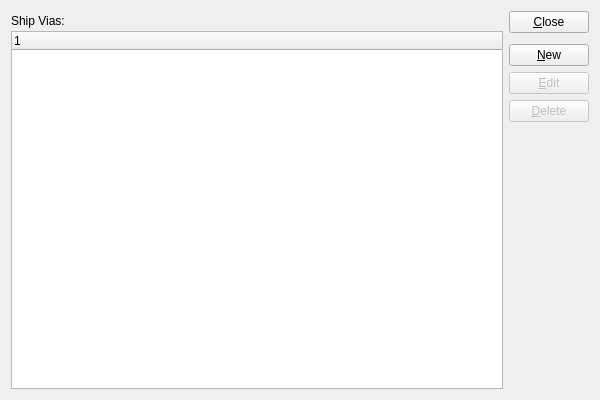
<?xml version="1.0" encoding="UTF-8"?>
<ui version="4.0">
 <comment>This file is part of the xTuple ERP: PostBooks Edition, a free and
open source Enterprise Resource Planning software suite,
Copyright (c) 1999-2011 by OpenMFG LLC, d/b/a xTuple.
It is licensed to you under the Common Public Attribution License
version 1.0, the full text of which (including xTuple-specific Exhibits)
is available at www.xtuple.com/CPAL.  By using this software, you agree
to be bound by its terms.</comment>
 <class>shipVias</class>
 <widget class="QWidget" name="shipVias">
  <property name="geometry">
   <rect>
    <x>0</x>
    <y>0</y>
    <width>600</width>
    <height>400</height>
   </rect>
  </property>
  <property name="windowTitle">
   <string>List Ship Vias</string>
  </property>
  <layout class="QGridLayout" name="gridLayout">
   <item row="0" column="0">
    <layout class="QVBoxLayout">
     <property name="spacing">
      <number>0</number>
     </property>
     <item>
      <widget class="QLabel" name="_shipviaLit">
       <property name="sizePolicy">
        <sizepolicy hsizetype="Expanding" vsizetype="Minimum">
         <horstretch>0</horstretch>
         <verstretch>0</verstretch>
        </sizepolicy>
       </property>
       <property name="minimumSize">
        <size>
         <width>0</width>
         <height>20</height>
        </size>
       </property>
       <property name="text">
        <string>Ship Vias:</string>
       </property>
      </widget>
     </item>
     <item>
      <widget class="XTreeWidget" name="_shipvia">
       <property name="sizePolicy">
        <sizepolicy hsizetype="Expanding" vsizetype="Expanding">
         <horstretch>0</horstretch>
         <verstretch>0</verstretch>
        </sizepolicy>
       </property>
      </widget>
     </item>
    </layout>
   </item>
   <item row="0" column="1">
    <layout class="QVBoxLayout" name="verticalLayout">
     <item>
      <widget class="QPushButton" name="_close">
       <property name="text">
        <string>&amp;Close</string>
       </property>
      </widget>
     </item>
     <item>
      <spacer name="verticalSpacer">
       <property name="orientation">
        <enum>Qt::Vertical</enum>
       </property>
       <property name="sizeType">
        <enum>QSizePolicy::Preferred</enum>
       </property>
       <property name="sizeHint" stdset="0">
        <size>
         <width>20</width>
         <height>5</height>
        </size>
       </property>
      </spacer>
     </item>
     <item>
      <widget class="QPushButton" name="_new">
       <property name="text">
        <string>&amp;New</string>
       </property>
      </widget>
     </item>
     <item>
      <widget class="QPushButton" name="_edit">
       <property name="enabled">
        <bool>false</bool>
       </property>
       <property name="text">
        <string>&amp;Edit</string>
       </property>
      </widget>
     </item>
     <item>
      <widget class="QPushButton" name="_delete">
       <property name="enabled">
        <bool>false</bool>
       </property>
       <property name="text">
        <string>&amp;Delete</string>
       </property>
      </widget>
     </item>
     <item>
      <spacer name="Spacer18">
       <property name="orientation">
        <enum>Qt::Vertical</enum>
       </property>
       <property name="sizeType">
        <enum>QSizePolicy::Expanding</enum>
       </property>
       <property name="sizeHint" stdset="0">
        <size>
         <width>20</width>
         <height>20</height>
        </size>
       </property>
      </spacer>
     </item>
    </layout>
   </item>
  </layout>
 </widget>
 <layoutdefault spacing="6" margin="11"/>
 <pixmapfunction>qPixmapFromMimeSource</pixmapfunction>
 <customwidgets>
  <customwidget>
   <class>XTreeWidget</class>
   <extends>QTreeWidget</extends>
   <header>xtreewidget.h</header>
  </customwidget>
 </customwidgets>
 <tabstops>
  <tabstop>_shipvia</tabstop>
  <tabstop>_new</tabstop>
  <tabstop>_edit</tabstop>
  <tabstop>_delete</tabstop>
  <tabstop>_close</tabstop>
 </tabstops>
 <resources/>
 <connections>
  <connection>
   <sender>_close</sender>
   <signal>clicked()</signal>
   <receiver>shipVias</receiver>
   <slot>close()</slot>
   <hints>
    <hint type="sourcelabel">
     <x>20</x>
     <y>20</y>
    </hint>
    <hint type="destinationlabel">
     <x>20</x>
     <y>20</y>
    </hint>
   </hints>
  </connection>
 </connections>
</ui>
